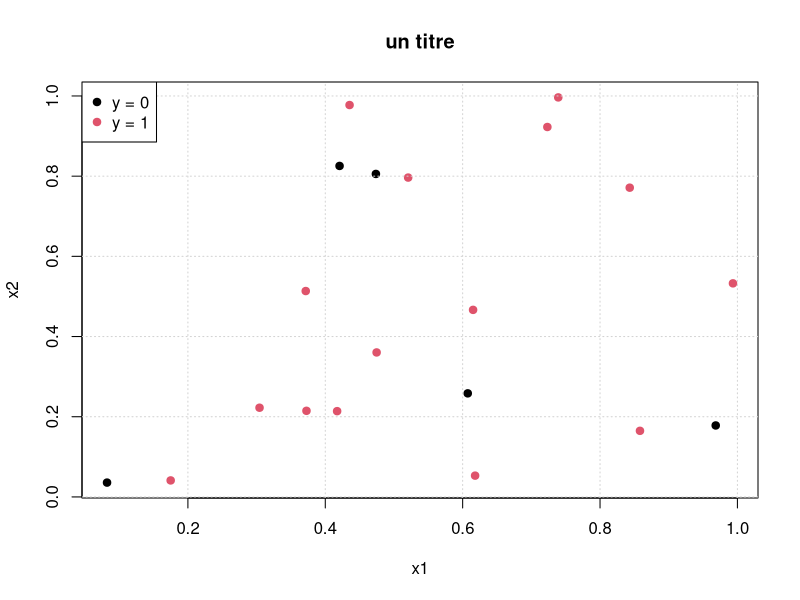

This chart was generated by the following R code:
set.seed(22)
# commentaires
x1 = runif(20)
x2 = runif(20)
y = sample(c(0,1), 20, prob = rep(0.5,2), replace = T)
y = factor(y)

plot(x1, x2, col = y, pch = 19, main = "un titre", xlab = "x1", ylab = "x2")
grid()
legend("topleft", paste( "y =", levels(y)), col = seq(nlevels(y)), pch = 19, bg = "white")
